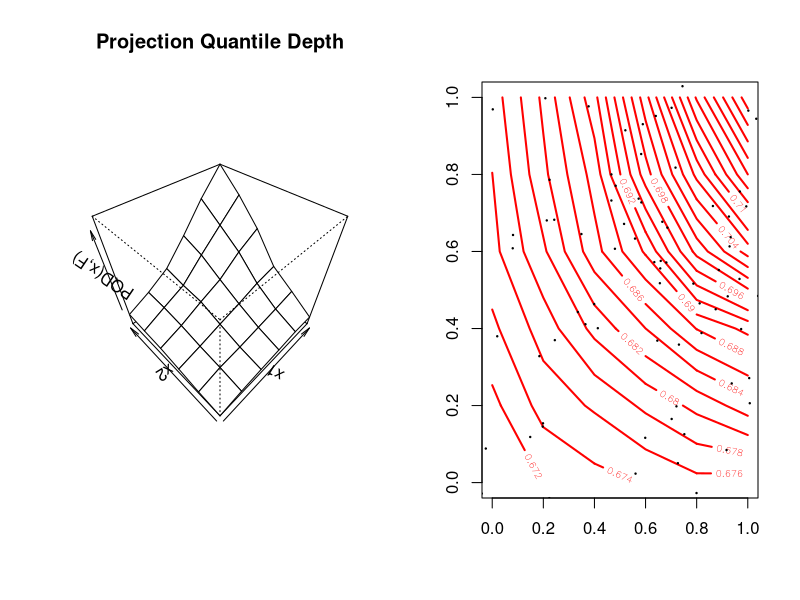
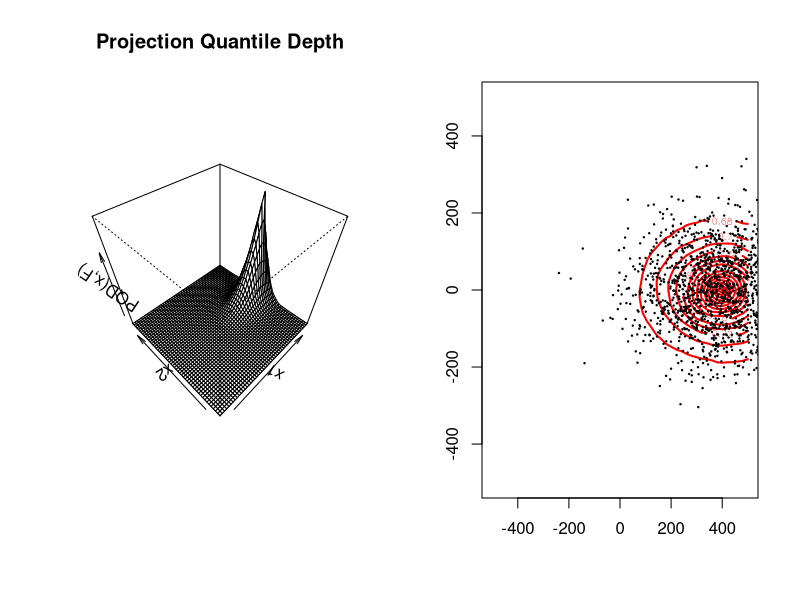

The R script that drew these images, in order: (Note: this script raises an error after producing the figures.)
## PQDSim: Initial simulations of Projection quantile depth and comparisions with projection depth
## v2: Comparison between sup and naive projection quantile depths

## Functions
## function to generate from multivariate normal
my.mvrnorm = function(n, mu, Sigma){
  p = length(mu)
  # compute square root of covariance matrix
  eo=eigen(Sigma, symmetric=TRUE)
  sigma.sqrt=eo$vec%*%diag(eo$val^0.5)%*%t(eo$vec)
  
  # generate random normals from runif by box-muller transform
  rnorm.vec = sqrt(-2*log(runif(n*p)))*cos(2*pi*runif(n*p))
  
  # generate sample matrix
  sample.matrix = matrix(rep(mu, n), nrow=n, byrow=T) +
    matrix(rnorm.vec, nrow=n, ncol=p)%*%sigma.sqrt
  return(sample.matrix)
}

ones = function(m,n){
  matrix(1, nrow=m, ncol=n)
}

## function to calculate weighted projection quantile depth
wEPQD = function(X, sig, mingrid, maxgrid, res=.2, nu=1e3){
  
  b = apply(X, 2, median)
  X0 = X - ones(nrow(X),1) %*% b
    
  # make grid of points
  pts = seq(mingrid, maxgrid, by=res)
  lengrid = length(pts)
  xcoord = rep(pts, rep(lengrid,lengrid))
  ycoord = rep(pts, lengrid)
  xygrid = cbind(xcoord,ycoord)
  rm(xcoord,ycoord)
  grid0 = xygrid - ones(nrow(xygrid),1) %*% b
    
  ## get matrix of weighted PQDs for all points
  npt = dim(xygrid)[1]
  Fuxu.mat = matrix(0, nrow=npt, ncol=nu)
  
  # loop over nu pts on unit circle then take max
  for(iu in 1:nu){
    u = as.matrix(rnorm(2)); u = u/sqrt(sum(u^2))
    I.minus.Pu = diag(2) - u%*%t(u)
    
    Xuperp = X0 %*% I.minus.Pu
    scaled.perp = sqrt(Xuperp^2 %*% ones(ncol(X),1))
    #w = ifelse(scaled.perp>sig, 0, 1)
    #w = sig*exp(-scaled.perp/sig)
    w = 1
    #w = dcauchy(Xuperp, scale=sig)
    uecdf = ecdf(w * (X0%*%u))
    
    gridperp = grid0 %*% I.minus.Pu
    scaled.gridperp = sqrt(gridperp^2 %*% ones(ncol(X),1))
    #wu = ifelse(scaled.gridperp>sig, 0, 1)
    #wu = sig*exp(-scaled.gridperp/sig)
    wu = 1
    #wu = dcauchy(sqrt(apply(xygrid^2,1,sum) - xygrid.u^2), scale=sig)
    Fuxu.mat[,iu] = uecdf(wu * (grid0%*%u))
  }
  EPQD.vec = 1/(1+apply(abs(Fuxu.mat-.5), 1, max))
  
  # check if contains origin... if so, assign NA to that depth
#   which0 = which(xygrid[,1]==0 & xygrid[,2]==0)
#   if(length(which0>0)){
#     EPQD.vec[which0] = NA
#   } 
  
  ## plot result
  par(mfrow=c(1,2))
  persp(pts, pts, matrix(EPQD.vec, nrow=lengrid, byrow=T),
        main="Projection Quantile Depth",
        xlab="x1", ylab="x2", zlab="PQD(x,F)",
        theta=-45, phi=45)
  
  # contour plot
  z = contour(pts, pts, matrix(EPQD.vec, nrow=lengrid, byrow=T),
              lwd=2, col="red", nlevels=20)
  points(X, pch=19, cex=.2)
  par(mfrow=c(1,1))
  
  return(cbind(xygrid,EPQD.vec))
  
}

## Empirically calculate PQD with grid search
# Bivariate normal mixture
set.seed(120214)
sig = matrix(c(1,.5,.5,1), nrow=2)
sig2 = matrix(c(1,-.9,-.9,1), nrow=2)
X1 = my.mvrnorm(500, mu=c(2,2), Sigma=sig)
X2 = my.mvrnorm(500, mu=c(2,2), Sigma=sig)
X3 = my.mvrnorm(500, mu=c(2,2), Sigma=sig)
X = rbind(X1,X2,X3)

## rotation invariance
m=100
O = matrix(c(1,1,1,-1), ncol=2)*m
k1 = wEPQD(X, sig=.00001, mingrid=0, maxgrid=1)
k2 = wEPQD(X %*% O, sig=m, mingrid=-5*m, maxgrid=5*m, res=.2*m)
max(abs(k1-k2), na.rm=T)

# naive PQD
sig=.02

b = apply(X, 2, median)
X0 = X - ones(nrow(X),1) %*% b

# make grid of points
mingrid=-5
maxgrid=5
res=.2

pts = seq(mingrid, maxgrid, by=res)
lengrid = length(pts)
xcoord = rep(pts, rep(lengrid,lengrid))
ycoord = rep(pts, lengrid)
xygrid = cbind(xcoord,ycoord)
rm(xcoord,ycoord)
grid0 = xygrid - ones(nrow(xygrid),1) %*% b


npt = dim(xygrid)[1]
EPQD.vec = rep(0, npt)
normsq.X = apply(X0^2,1,sum)
normsq.grid = apply(grid0^2,1,sum)

for(i in 1:npt){
  u = grid0[i,]; u = u/sqrt(sum(u^2))
  Xu = X0%*%u
  Xuperp = sqrt(normsq.X - Xu^2)
  w = dnorm(Xuperp, sd=sig)
  #w = dcauchy(Xuperp, scale=sig)
  uecdf = ecdf(w*Xu)
  
  igrid.u = grid0[i,]%*%u
  iwu = dnorm(0, sd=sig)
  #wu = dcauchy(sqrt(apply(xygrid^2,1,sum) - xygrid.u^2), scale=sig)
  EPQD.vec[i] = 1/(1+abs(uecdf(iwu*igrid.u)-.5))
}

par(mfrow=c(1,2))
persp(pts, pts, matrix(EPQD.vec, nrow=lengrid, byrow=T),
      main="Naive Projection Quantile Depth",
      xlab="x1", ylab="x2", zlab="PQD(x,F)",
      theta=-45, phi=45)

# contour plot
z = contour(pts, pts, matrix(EPQD.vec, nrow=lengrid, byrow=T),
            lwd=2, col="red", nlevels=20)
points(X, pch=19, cex=.2)
par(mfrow=c(1,1))

# require(rgl)
# rgl.surface(x=pts, y=matrix(k1[,3], nrow=lengrid, byrow=T), z=pts, color="blue")
